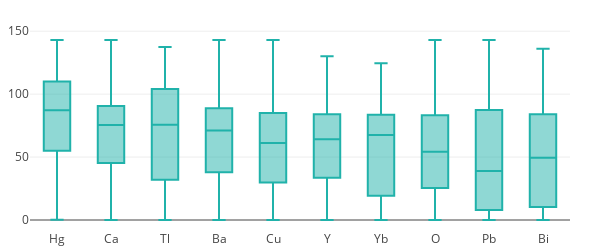

Here is the notebook cell this chart was saved with:
### Code cell
plotly_boxplot(high_temps)

### Figure 1 — Plotly figure (JSON) as saved in the notebook; plotly's stock layout.template omitted (floating-point values rounded to 4 significant figures; data arrays with more than 128 entries replaced by an {"elided": "..."} marker saying what was removed)
{"data": [{"marker": {"color": "lightseagreen"}, "name": "Hg", "type": "box", "uid": "80ee5c90-f253-11e8-9dcf-3c15c2cf2370", "y": {"elided": "845 float values"}}, {"marker": {"color": "lightseagreen"}, "name": "Ca", "type": "box", "uid": "80ee8b52-f253-11e8-aa03-3c15c2cf2370", "y": {"elided": "4112 float values"}}, {"marker": {"color": "lightseagreen"}, "name": "Tl", "type": "box", "uid": "80ee93e2-f253-11e8-a22b-3c15c2cf2370", "y": {"elided": "908 float values"}}, {"marker": {"color": "lightseagreen"}, "name": "Ba", "type": "box", "uid": "80ee9f34-f253-11e8-948a-3c15c2cf2370", "y": {"elided": "6751 float values"}}, {"marker": {"color": "lightseagreen"}, "name": "Cu", "type": "box", "uid": "80eea2cc-f253-11e8-925d-3c15c2cf2370", "y": {"elided": "10838 float values"}}, {"marker": {"color": "lightseagreen"}, "name": "Y", "type": "box", "uid": "80eea5d8-f253-11e8-9aba-3c15c2cf2370", "y": {"elided": "4075 float values"}}, {"marker": {"color": "lightseagreen"}, "name": "Yb", "type": "box", "uid": "80eea8da-f253-11e8-99ce-3c15c2cf2370", "y": {"elided": "291 float values"}}, {"marker": {"color": "lightseagreen"}, "name": "O", "type": "box", "uid": "80eeabd2-f253-11e8-9dde-3c15c2cf2370", "y": {"elided": "11964 float values"}}, {"marker": {"color": "lightseagreen"}, "name": "Pb", "type": "box", "uid": "80eeb028-f253-11e8-b990-3c15c2cf2370", "y": {"elided": "1255 float values"}}, {"marker": {"color": "lightseagreen"}, "name": "Bi", "type": "box", "uid": "80eeb328-f253-11e8-8da0-3c15c2cf2370", "y": {"elided": "2389 float values"}}], "layout": {"height": 250, "margin": {"b": 20, "l": 30, "r": 30, "t": 30}, "showlegend": false, "width": 600}}
